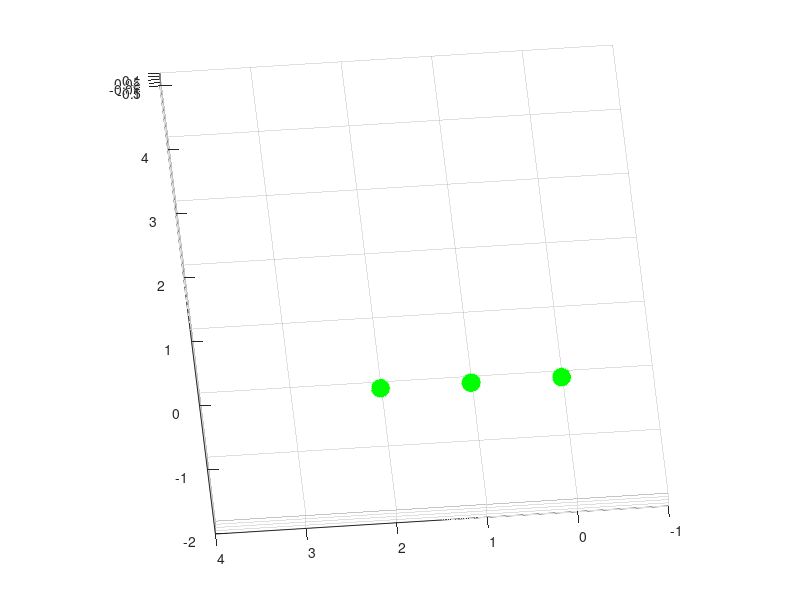

This figure's MATLAB source: (Note: this script raises an error after producing the figure.)
clear *;
close all;

load('flip_actions.mat');
fig = figure(1);

speed = 5;
for i = 1:size(jt_array, 1)
    1
    if (mod(i, speed) == 1) || (i == size(jt_array, 1))   
        
        jt1 = jt_array(i, 1, :);
        jt2 = jt_array(i, 2, :);
        jt3 = jt_array(i, 3, :);
        jt4 = jt_array(i, 4, :);
        T_rst = T_array(i, :);
        r = 0.1;

        clf(fig)
        axis equal;
        grid on;
        hold on;
        xlim([-1, 4]);
        ylim([-2, 5]);
        view(-175, -45);
        [x, y, z] = sphere();
        surf(x * r + jt1(1), y * r + jt1(2), z * r, 'EdgeColor', 'g', 'FaceColor', 'g');
        surf(x * r + jt2(1), y * r + jt2(2), z * r, 'EdgeColor', 'g', 'FaceColor', 'g');
        surf(x * r + jt3(1), y * r + jt3(2), z * r, 'EdgeColor', 'g', 'FaceColor', 'g');
        %surf(x * r + jt4(1), y * r + jt4(2), z * r, 'EdgeColor', 'g', 'FaceColor', 'g');

        [x, y, z] = cylinder2P(r/2,20,[jt1(1), jt1(2), 0],[jt2(1), jt2(2), 0]);
        surf(x, y, z, 'EdgeColor', 'r', 'FaceColor', 'r');
        [x, y, z] = cylinder2P(r/2,20,[jt2(1), jt2(2), 0],[jt3(1), jt3(2), 0]);
        surf(x, y, z, 'EdgeColor', 'r', 'FaceColor', 'r');
        [x, y, z] = cylinder2P(r/2,20,[jt3(1), jt3(2), 0],[jt4(1), jt4(2), 0]);
        surf(x, y, z, 'EdgeColor', 'r', 'FaceColor', 'r');
        title(strcat('T1: ', num2str(T_rst(1)), '  T2: ', num2str(T_rst(2)), '  T3: ', num2str(T_rst(3))))
        
        ex2 = jt4(1);
        ey2 = jt4(2);
        ex1 = jt3(1);
        ey1 = jt3(2);
        cx = (ex1 + ex2) / 2;
        cy = (ey1 + ey2) / 2;
        lnx = ex2 - ex1;
        lny = ey2 - ey1;
        nmx = lny / lnx;
        nmy = -1;
        plotCircle3D([cx, cy, 0], [nmx, nmy, 0], 0.25);       
        drawnow;

    end

end

T_rst = T_array(end, :);
for i = 1:size(pc_point_array, 1)
    2
    if (mod(i, speed) == 1) || (i == size(pc_point_array, 1))  
        if i < size(jtc_array, 1)
            jt1 = jtc_array(i, 1, :);
            jt2 = jtc_array(i, 2, :);
            jt3 = jtc_array(i, 3, :);
            jt4 = jtc_array(i, 4, :);
            T_rst = Tc_array(i, :);
        else
            jt1 = jtc_array(end, 1, :);
            jt2 = jtc_array(end, 2, :);
            jt3 = jtc_array(end, 3, :);
            jt4 = jtc_array(end, 4, :);
            T_rst = Tc_array(end, :);
        end
        
        r = 0.1;

        clf(fig)
        axis equal;
        grid on;
        hold on;
        xlim([-1, 4]);
        ylim([-2, 5]);
        view(-175, -45);
        [x, y, z] = sphere();
        surf(x * r + jt1(1), y * r + jt1(2), z * r, 'EdgeColor', 'g', 'FaceColor', 'g');
        surf(x * r + jt2(1), y * r + jt2(2), z * r, 'EdgeColor', 'g', 'FaceColor', 'g');
        surf(x * r + jt3(1), y * r + jt3(2), z * r, 'EdgeColor', 'g', 'FaceColor', 'g');
        %surf(x * r + jt4(1), y * r + jt4(2), z * r, 'EdgeColor', 'g', 'FaceColor', 'g');

        [x, y, z] = cylinder2P(r/2,20,[jt1(1), jt1(2), 0],[jt2(1), jt2(2), 0]);
        surf(x, y, z, 'EdgeColor', 'r', 'FaceColor', 'r');
        [x, y, z] = cylinder2P(r/2,20,[jt2(1), jt2(2), 0],[jt3(1), jt3(2), 0]);
        surf(x, y, z, 'EdgeColor', 'r', 'FaceColor', 'r');
        [x, y, z] = cylinder2P(r/2,20,[jt3(1), jt3(2), 0],[jt4(1), jt4(2), 0]);
        surf(x, y, z, 'EdgeColor', 'r', 'FaceColor', 'r');
        title(strcat('T1: ', num2str(T_rst(1)), '  T2: ', num2str(T_rst(2)), '  T3: ', num2str(T_rst(3))))
        
        ex1 = pc_point_array(i, 1);
        ey1 = pc_point_array(i, 2);
        ex2 = pc_point_array(i, 3);
        ey2 = pc_point_array(i, 4);
        cx = (ex1 + ex2) / 2;
        cy = (ey1 + ey2) / 2;
        
        lnx = ex2 - ex1;
        lny = ey2 - ey1;
        nmx = lny / lnx;
        nmy = -1;
        plotCircle3D([cx, cy, 0], [nmx, nmy, 0], 0.25);       
        drawnow;

    end
end